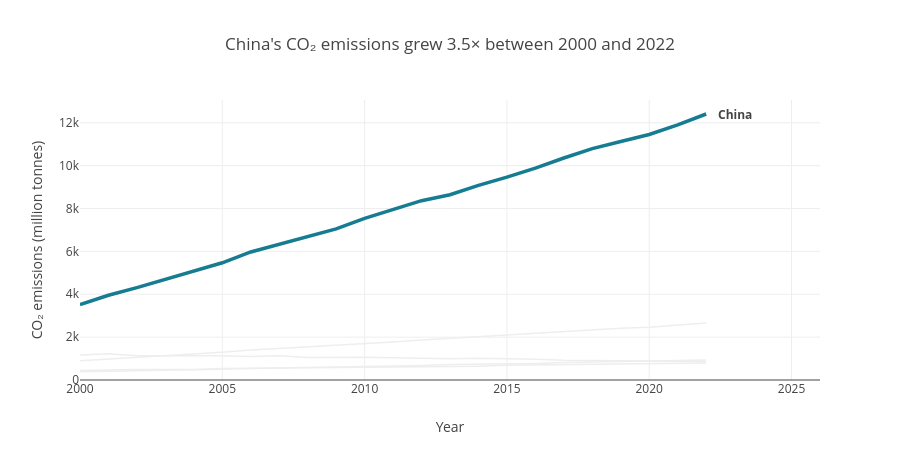

Here is the notebook cell this chart was saved with:
### Markdown cell above
---
## Task 2 — A line chart showing CO2 emissions over time for all Asian countries in the dataset, with one country highlighted.

**same requirements as Task1**

### Code cell
# Task 2: All Asian countries for context; highlight China's total CO₂.
asia = df[df['Region'] == 'Asia'].copy()
asia_highlight = 'China'
china_asia = asia[asia['Country'] == asia_highlight].sort_values('Year')
start_mt = china_asia.loc[china_asia['Year'] == first_year, 'CO2_Mt'].iloc[0]
end_mt = china_asia.loc[china_asia['Year'] == last_year, 'CO2_Mt'].iloc[0]
growth_multiple = end_mt / start_mt
fig2 = go.Figure()
for country, country_data in asia[asia['Country'] != asia_highlight].groupby('Country'):
    fig2.add_trace(go.Scatter(
        x=country_data['Year'], y=country_data['CO2_Mt'],
        mode='lines', name=country, line=dict(color='#EEEEEE', width=1.5),
        hovertemplate=f'{country}<br>Year: %{{x}}<br>CO₂ emissions: %{{y:,.0f}} Mt<extra></extra>',
        showlegend=False
    ))

fig2.add_trace(go.Scatter(
    x=china_asia['Year'], y=china_asia['CO2_Mt'],
    mode='lines', name=asia_highlight, line=dict(color='#167C91', width=3.5),
    hovertemplate='China<br>Year: %{x}<br>CO₂ emissions: %{y:,.0f} Mt<extra></extra>',
    showlegend=False
))
fig2.add_annotation(
    x=last_year, y=end_mt, text=f'<b>{asia_highlight}</b>  {end_mt:,.0f} Mt',
    showarrow=False, xanchor='left', xshift=10,
    font=dict(color='#167C91', size=13)
)
fig2.update_layout(
    title=dict(text=f"China's CO₂ emissions grew {growth_multiple:.1f}× between {first_year} and {last_year}", x=0.02),
    xaxis=dict(title=None, range=[first_year, last_year + 4], dtick=4,
               showgrid=False, zeroline=False, showline=False),
    yaxis=dict(title='CO₂ emissions (million tonnes)', rangemode='tozero',
               showgrid=True, gridcolor='#F3F3F3', zeroline=False, showline=False, tickformat=',d'),
    template='plotly_white', height=460,
    margin=dict(l=95, r=175, t=88, b=50),
    font=dict(family='Arial', size=12, color='#283445'),
    paper_bgcolor='white', plot_bgcolor='white', showlegend=False
)
assert len(fig2.data) == asia['Country'].nunique()
assert sum(t.line.color != '#EEEEEE' for t in fig2.data) == 1
fig2.show()
print(f'All {asia["Country"].nunique()} Asian countries included. China: {start_mt:,.1f} Mt → {end_mt:,.1f} Mt ({growth_multiple:.2f}×).')

### Figure 1 — Plotly figure (JSON) as saved in the notebook; plotly's stock layout.template omitted (floating-point values rounded to 4 significant figures)
{"data": [{"type": "scatter", "mode": "lines", "name": "India", "x": [2000, 2001, 2002, 2003, 2004, 2005, 2006, 2007, 2008, 2009, 2010, 2011, 2012, 2013, 2014, 2015, 2016, 2017, 2018, 2019, 2020, 2021, 2022], "y": [901.6, 974.6, 1056, 1146.0, 1205.0, 1291, 1396.0, 1466.0, 1542.0, 1637.0, 1687.0, 1774.0, 1865.0, 1945.0, 1994.0, 2092.0, 2177.0, 2267.0, 2345.0, 2419.0, 2466.0, 2580.0, 2661.0], "line": {"color": "#EEEEEE", "width": 1.5}, "showlegend": false}, {"type": "scatter", "mode": "lines", "name": "Indonesia", "x": [2000, 2001, 2002, 2003, 2004, 2005, 2006, 2007, 2008, 2009, 2010, 2011, 2012, 2013, 2014, 2015, 2016, 2017, 2018, 2019, 2020, 2021, 2022], "y": [382.8, 400.4, 430.7, 453.8, 482.6, 501.9, 533, 551.8, 586.6, 602.5, 614.5, 647.3, 680.1, 717.7, 736.3, 738.2, 768.8, 813.7, 834.8, 872.3, 876.5, 898.5, 930.5], "line": {"color": "#EEEEEE", "width": 1.5}, "showlegend": false}, {"type": "scatter", "mode": "lines", "name": "Japan", "x": [2000, 2001, 2002, 2003, 2004, 2005, 2006, 2007, 2008, 2009, 2010, 2011, 2012, 2013, 2014, 2015, 2016, 2017, 2018, 2019, 2020, 2021, 2022], "y": [1166.0, 1220.0, 1136.0, 1131.0, 1151.0, 1127.0, 1101.0, 1133.0, 1050.0, 1061.0, 1064.0, 1042.0, 1005.0, 990.9, 1010.0, 996.6, 967.4, 925.1, 916.6, 914.5, 902.8, 898.1, 865.1], "line": {"color": "#EEEEEE", "width": 1.5}, "showlegend": false}, {"type": "scatter", "mode": "lines", "name": "South Korea", "x": [2000, 2001, 2002, 2003, 2004, 2005, 2006, 2007, 2008, 2009, 2010, 2011, 2012, 2013, 2014, 2015, 2016, 2017, 2018, 2019, 2020, 2021, 2022], "y": [438.1, 481.5, 490.6, 490.8, 494.6, 537.2, 539, 566.1, 570, 585.4, 595.9, 620.6, 631.1, 649.6, 646.2, 686.5, 704, 706, 738.5, 750.8, 755.8, 777.3, 789.5], "line": {"color": "#EEEEEE", "width": 1.5}, "showlegend": false}, {"type": "scatter", "mode": "lines", "name": "China", "x": [2000, 2001, 2002, 2003, 2004, 2005, 2006, 2007, 2008, 2009, 2010, 2011, 2012, 2013, 2014, 2015, 2016, 2017, 2018, 2019, 2020, 2021, 2022], "y": [3514.0, 3952.0, 4312, 4692.0, 5079.0, 5468.0, 5974, 6323.0, 6673, 7053.0, 7543.0, 7972.0, 8365.0, 8641.0, 9078.0, 9466.0, 9887, 10360.0, 10790.0, 11130.0, 11450.0, 11900.0, 12410.0], "line": {"color": "#167C91", "width": 3.5}, "showlegend": false}], "layout": {"title": {"text": "China's CO₂ emissions grew 3.5× between 2000 and 2022"}, "xaxis": {"title": {"text": "Year"}, "range": [2000, 2026]}, "yaxis": {"title": {"text": "CO₂ emissions (million tonnes)"}, "rangemode": "tozero"}, "showlegend": false, "height": 460, "annotations": [{"x": 2022, "y": 12410.0, "text": "<b>China</b>", "showarrow": false, "xanchor": "left", "xshift": 10}]}}
